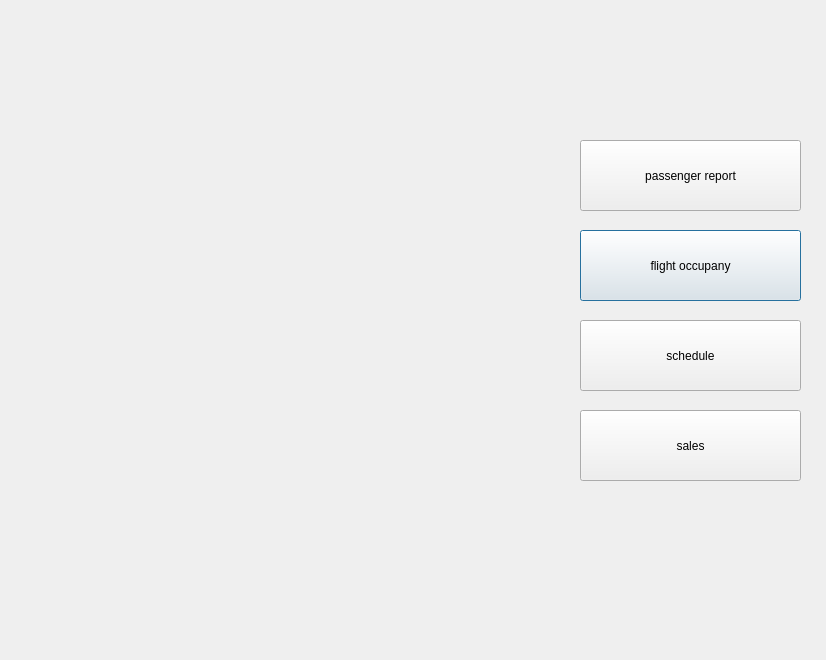
<?xml version="1.0" encoding="UTF-8"?>
<ui version="4.0">
 <class>reports</class>
 <widget class="QDialog" name="reports">
  <property name="geometry">
   <rect>
    <x>0</x>
    <y>0</y>
    <width>826</width>
    <height>660</height>
   </rect>
  </property>
  <property name="windowTitle">
   <string>Reports</string>
  </property>
  <widget class="QPushButton" name="flightoccupancy">
   <property name="geometry">
    <rect>
     <x>580</x>
     <y>230</y>
     <width>221</width>
     <height>71</height>
    </rect>
   </property>
   <property name="text">
    <string>flight occupany</string>
   </property>
  </widget>
  <widget class="QPushButton" name="salesreport">
   <property name="geometry">
    <rect>
     <x>580</x>
     <y>410</y>
     <width>221</width>
     <height>71</height>
    </rect>
   </property>
   <property name="text">
    <string>sales</string>
   </property>
  </widget>
  <widget class="QLabel" name="label">
   <property name="geometry">
    <rect>
     <x>30</x>
     <y>10</y>
     <width>521</width>
     <height>641</height>
    </rect>
   </property>
   <property name="styleSheet">
    <string notr="true">border-image: url(:/pix/MABUHAY FLIGHTS/presentation kineme.png);</string>
   </property>
   <property name="text">
    <string/>
   </property>
  </widget>
  <widget class="QPushButton" name="pass_reports">
   <property name="geometry">
    <rect>
     <x>580</x>
     <y>140</y>
     <width>221</width>
     <height>71</height>
    </rect>
   </property>
   <property name="text">
    <string>passenger report</string>
   </property>
  </widget>
  <widget class="QPushButton" name="schedule">
   <property name="geometry">
    <rect>
     <x>580</x>
     <y>320</y>
     <width>221</width>
     <height>71</height>
    </rect>
   </property>
   <property name="text">
    <string>schedule</string>
   </property>
  </widget>
 </widget>
 <resources/>
 <connections/>
</ui>
